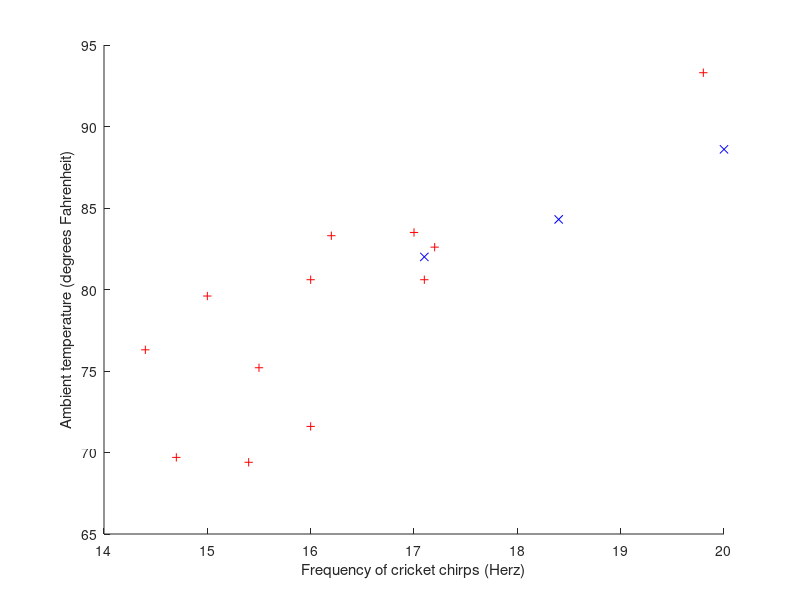

The MATLAB source for this figure: (Note: this script raises an error after producing the figure.)
function ex2(random_seed)

if nargin < 1
  random_seed = 0;
end

if random_seed ~= 0
  % Setting the seed for the random generator.
  rand('seed', random_seed);
end

load('chirps.mat');

chirps = chirps(randperm(size(chirps, 1)), :);
train = chirps(1:12, :);
test = chirps(13:15, :);

figure()
hold on;

xlabel('Frequency of cricket chirps (Herz)');
ylabel('Ambient temperature (degrees Fahrenheit)');
plot(train(:, 1), train(:, 2), 'r+');
plot(test(:, 1), test(:, 2), 'bx');

k = squared_exponential(0.5, 0.5);
for i=1:size(test, 1)
  [label, sigma2, llog] = gaussian_process(train(:, 1), train(:, 2), k, 1e-7, test(i, 1));
  disp(sprintf('%f  %f +- %f   (logl = %f) ', test(i,1), label, sigma2, llog));
  plot(test(i, 1), label, 'mo');
end

hold off;
